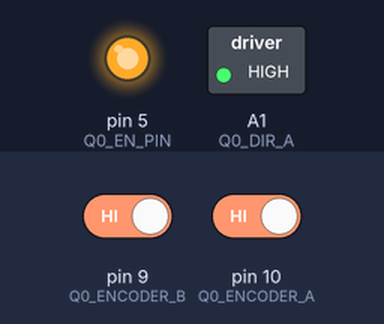
Recording of a sketch running on a simulated Arduino Uno, built with avr-gcc and run on an emulated ATmega328P. On the bench: switched loads named in the sketch (green lamp = pin HIGH), output pins drawn as LEDs (lit = HIGH). Inputs (shaded band) come from the test bench; at power-on: pin 9 (Q0_ENCODER_B) HIGH, pin 10 (Q0_ENCODER_A) HIGH. What the sketch prints to the serial monitor is not drawn.

Above: at 0.1 s.
Timing chart, 0 to 1.6 s (numbered marks = the images above):
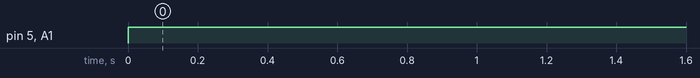

The sketch:

PCB_test.ino
```cpp
// This sketch is the final sketch. Hopefully.
// This is for the base motor
//
// Last edited: 2018-03-07
// Contributor: Muchen He

#include "PinChangeInterrupt.h"

// Parameters
#define PULSE_PER_REV 400           // [*] Pulses per revolution of encoder
#define TEST_STEP_DESIRED_POS 60    // [*] Desired position
#define TEST_STEP_DESIRED_POS_1 5
#define SERIAL_DELAY 5             // [*] Number of count before serial is sent

// Testing flags (put '_' at the end to turn the flag off)
#define LIMIT_PWM           // [*]
#define USE_DIGITAL_READ   // [*]
#define UNIT_SQUARE         // [*]

// PID Limiter
#ifdef LIMIT_PWM
#define K_MIN 38    // [*]
#define K_MAX 255    // [*]
#endif

// Square step response
#ifdef UNIT_SQUARE
#define UNIT_SQUARE_CYCLE_TIME 500 // [*]
#define UNIT_SQUARE_CYCLE_TIME_1 75 // [*]
int cycle_time;
#endif

// PID Values
#define P_GAIN 100.7f    // [*]
#define D_GAIN -48.0f    // [*]
#define I_GAIN 0.000f      // [*]

// Initial PWM Value for Homing
#define INIT_PWM 60


// Pins
#define Q0_ENCODER_A 10          // PORTD 5
#define Q0_ENCODER_B 9          // PORTD 6
#define Q0_EN_PIN 5
#define Q0_DIR_A A1             // Using analog pins as digital IO
#define Q0_DIR_B A3
#define Q0_HOME A2               // Homing pin

// PWN control
int q0_pwm;

// Encoder and interrupt variables
volatile bool q0_encoderA;
volatile bool q0_encoderB;
volatile int q0_encoder_pos_change;

// Encoder speed
volatile int q0_speed;

// Tracked position
volatile long q0_position;

// Desired position
int q0_desired_pos;

// Error Accumulator
long int q0_accum;

// Serial counter
volatile uint16_t scounter;

/// ISR Control flags
volatile boolean output_serial;
volatile boolean control_flag;
#ifdef UNIT_SQUARE
volatile boolean toggle_unit_square;
#endif


// State Machine
char state;

// External (pin change) interrupt service routines
void q0_encoderA_ISR() {
    q0_encoderA ^ q0_encoderB ? q0_encoder_pos_change++ : q0_encoder_pos_change--;
    #ifdef USE_DIGITAL_READ
    q0_encoderA = digitalRead(Q0_ENCODER_A);
    #else
    q0_encoderA = PIND & (1 << Q0_ENCODER_A);
    #endif
}

void q0_encoderB_ISR() {
    #ifdef USE_DIGITAL_READ
    q0_encoderB = digitalRead(Q0_ENCODER_B);
    #else
    q0_encoderB  = PIND & (1 << Q0_ENCODER_B);
    #endif
    q0_encoderA ^ q0_encoderB ? q0_encoder_pos_change++ : q0_encoder_pos_change--;
}

// Timer 1 compare ISR
ISR(TIMER1_COMPA_vect) {
    q0_position          += q0_encoder_pos_change;
    q0_speed              = q0_encoder_pos_change;
    q0_encoder_pos_change = 0;

    // Control flag
    control_flag = true;

    // Change flags based on counter value
    if (scounter % SERIAL_DELAY == 0)
        output_serial = true;

    #ifdef UNIT_SQUARE
    if (scounter % cycle_time == 0) {
        toggle_unit_square = true;
        scounter = 0;
    }
    #endif

    // Update counter
    scounter++;
}

// Timer1 compare output setup function
inline void init_timer1() {
    // Rest timer 1 control
    TCCR1A = 0;
    TCCR1B = 0;

    // Reset timer 1 value
    TCNT1 = 0;

    // Set output compare value
    // Match value = Clock Freq / Prescaler / Desired Freq
    // 250         = 16 MHz     / 64        / 1000 Hz
    OCR1A = 250;

    // CTC (clear timer on compare match) mode
    TCCR1B |= (1 << WGM12);

    // Set 64 prescaler
    TCCR1B |= (1 << CS10);
    TCCR1B |= (1 << CS11);

    // Enable timer compare interrupt
    TIMSK1 |= (1 << OCIE1A);
}

void setup() {
    // Reset values
    q0_encoderA           = false;
    q0_encoderB           = false;
    q0_encoder_pos_change = 0;
    q0_speed              = 0;
    q0_desired_pos        = TEST_STEP_DESIRED_POS;
    q0_accum              = 0;
    state = 0;

    scounter = 0;
    output_serial = true;

    #ifdef UNIT_SQUARE
    toggle_unit_square = false;
    #endif

    // Set encoder input interrupts
    pinMode(Q0_ENCODER_A, INPUT);
    pinMode(Q0_ENCODER_B, INPUT);
    attachPCINT(digitalPinToPCINT(Q0_ENCODER_A), q0_encoderA_ISR, CHANGE);
    attachPCINT(digitalPinToPCINT(Q0_ENCODER_B), q0_encoderB_ISR, CHANGE);

    // #ifdef Q0_USING_CURRENT_DRIVER
    pinMode(Q0_EN_PIN, OUTPUT);
    pinMode(Q0_DIR_A, OUTPUT);
   //  #endif

    // Initiate timer 1
   init_timer1();

    // Enable all interrupts
   interrupts();

    // Serial
    Serial.begin(9600);
}

void loop() {
      // Compute control PWM
      if (control_flag) {
          control_flag = false;

          // Integrate position error
          q0_accum += (q0_desired_pos - q0_position);

          // Compute PWM
          q0_pwm  = int(P_GAIN * (q0_desired_pos - q0_position));
          q0_pwm += D_GAIN * q0_speed;
          q0_pwm += I_GAIN * q0_accum;

          // Set direction and abs PWM
          // digitalWrite(Q0_DIR_A, q0_pwm > 0);
          digitalWrite(A1, HIGH);
          digitalWrite(A3, LOW);
          q0_pwm = abs(q0_pwm);

          // Limit PWM
          #ifdef LIMIT_PWM
          q0_pwm = constrain(q0_pwm, K_MIN, K_MAX);
          #endif

          // Send PWM output
          analogWrite(Q0_EN_PIN, 255); //**
      }

      // // Send to Serial when output flag is enabled
      if (output_serial) {
          Serial.println(q0_position, DEC);
          output_serial = false;
      }
}
```

Measured:
- by itself, pin 5 (Q0_EN_PIN), A1 (Q0_DIR_A): LOW → HIGH at 0.00 s
